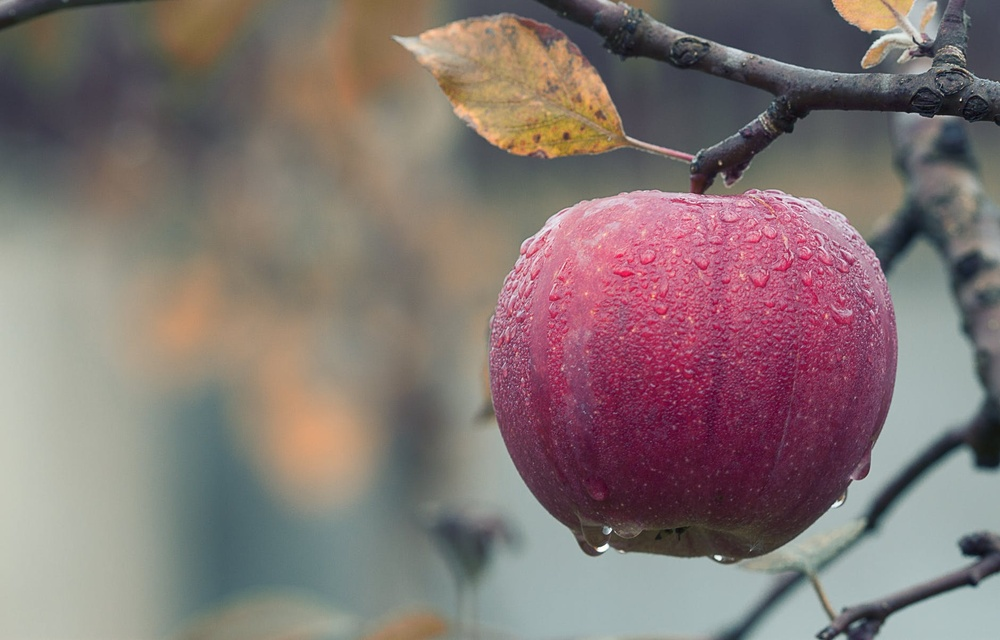
#> input picture apple.jpeg, 1000 x 640 px, shrunk from 1880 x 1204 before the run
$ python exp10.py
#> lines starting #> are read from the running program, lines starting #| are printed output that depends on the picture
import cv2
import numpy as np
import matplotlib.pyplot as plt

def power_law_transformation(image_path, output_path, gamma):
    # Read the image in grayscale
#> called with image_path = 'apple.jpeg', output_path = 'power_law_transformed_image.jpg', gamma = 2
    image = cv2.imread(image_path, cv2.IMREAD_GRAYSCALE)
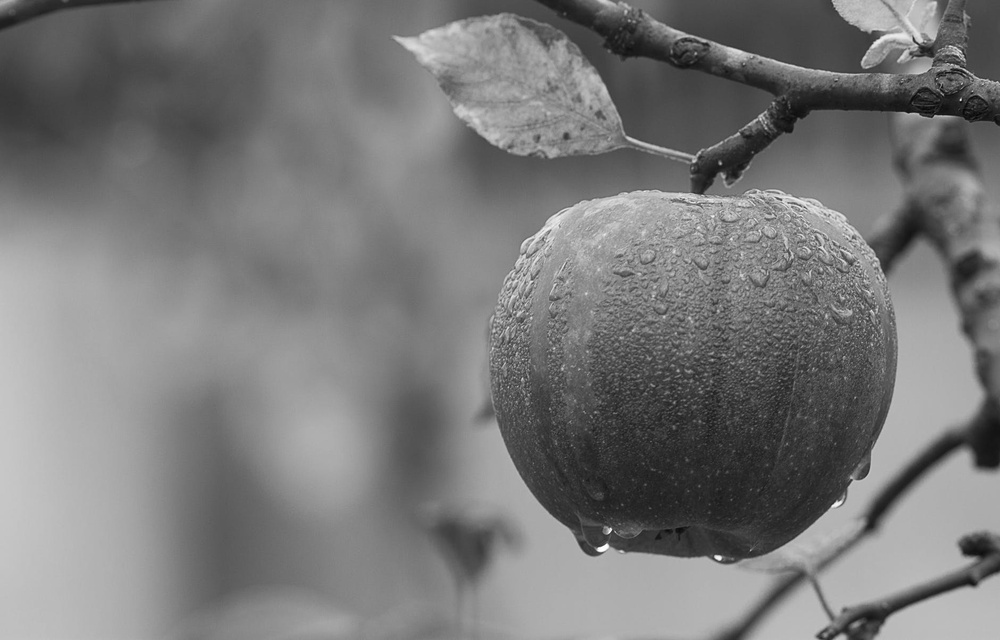
#> image: shape (640, 1000); min 3, max 255, mean 121.2

    if image is None:
        print(f"Failed to read the image from {image_path}")
        return

    # Normalize the image to the range [0, 1]
    normalized_image = image / 255.0

    # Apply power-law transformation
    c = 1.0  # Scaling constant
    transformed_image = c * (normalized_image ** gamma)
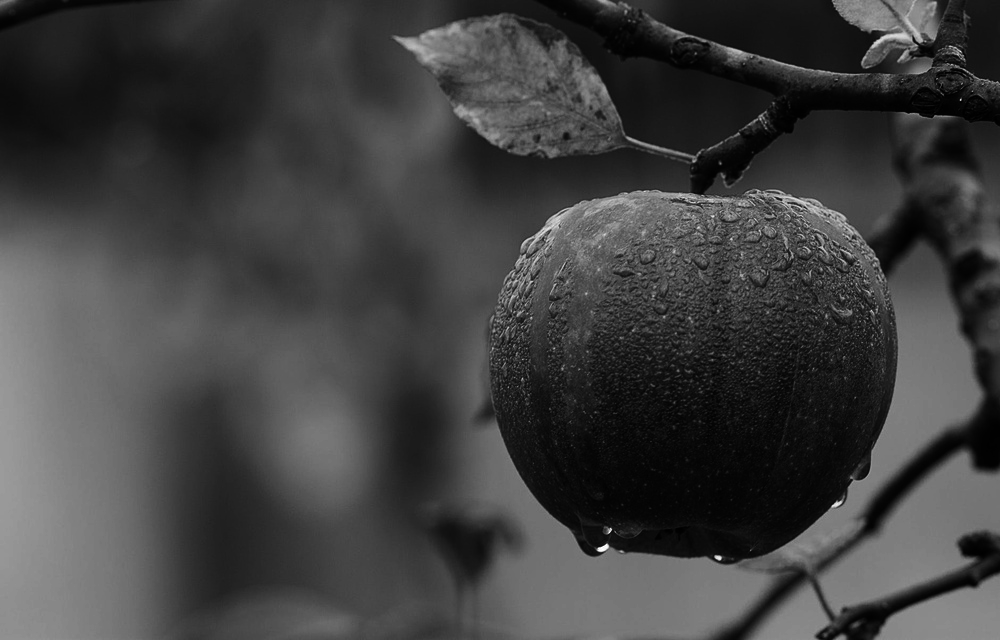
#> transformed_image: shape (640, 1000) float64; min 0.000138, max 1, mean 0.253

    # Scale back to the range [0, 255] and convert to uint8
    transformed_image = np.uint8(transformed_image * 255)

    # Save the transformed image
    cv2.imwrite(output_path, transformed_image)
    print(f"Power-law transformed image saved as {output_path}")

    # Plot the original and power-law transformed images
    plt.figure(figsize=(12, 6))

    plt.subplot(1, 2, 1)
    plt.imshow(image, cmap='gray')
    plt.title('Original Image')
    plt.axis('off')

    plt.subplot(1, 2, 2)
    plt.imshow(transformed_image, cmap='gray')
    plt.title(f'Power-law Transformed Image (gamma={gamma})')
    plt.axis('off')

    plt.show()
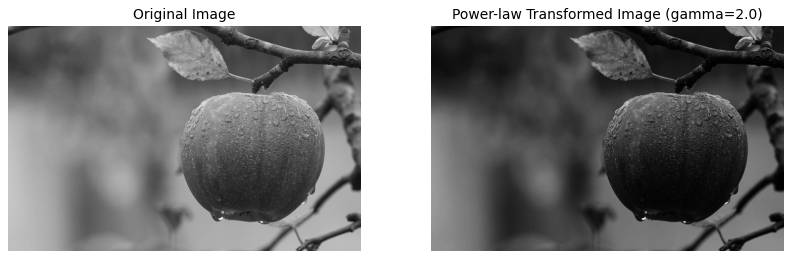
#> figure drawn by matplotlib, 2 panels

    # Display the images
    cv2.imshow('Original Image', image)
    cv2.imshow('Power-law Transformed Image', transformed_image)
    cv2.waitKey(0)
    cv2.destroyAllWindows()

# Example usage
input_image_path = 'apple.jpeg'
output_image_path = 'power_law_transformed_image.jpg'
gamma_value = 2.0  # Example gamma value

power_law_transformation(input_image_path, output_image_path, gamma_value)

$ run again, with forest.png saved as apple.jpeg
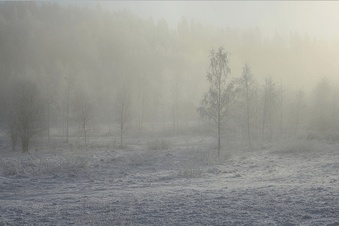
#> input picture forest.png, 339 x 226 px, shrunk from 638 x 425 before the run
#> in power_law_transformation, `transformed_image = c * (normalized_image ** gamma)`:
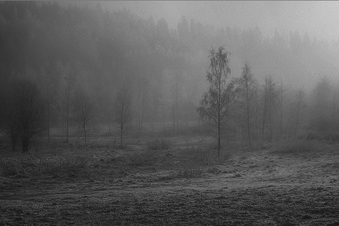
#> transformed_image: shape (226, 339) float64; min 0.0711, max 0.814, mean 0.362
#> in power_law_transformation, `plt.show()`:
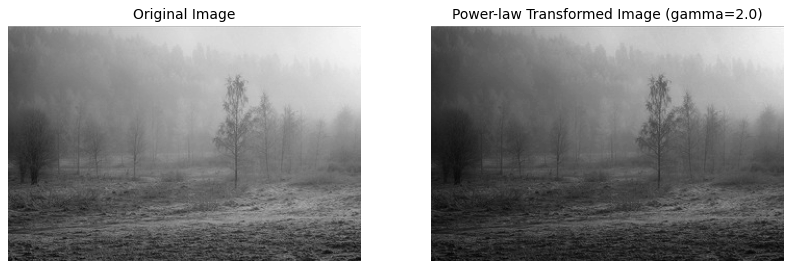
#> figure drawn by matplotlib, 2 panels
